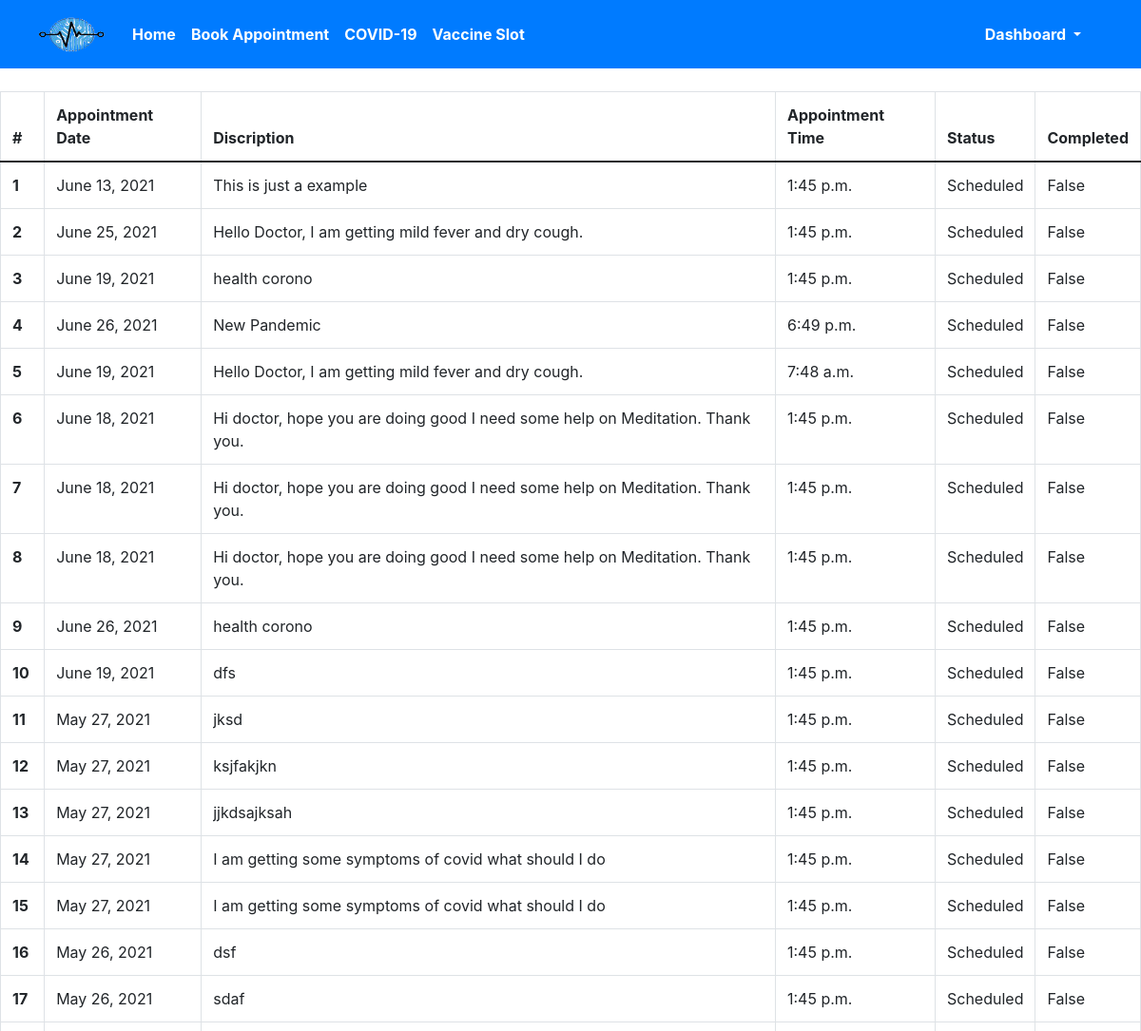
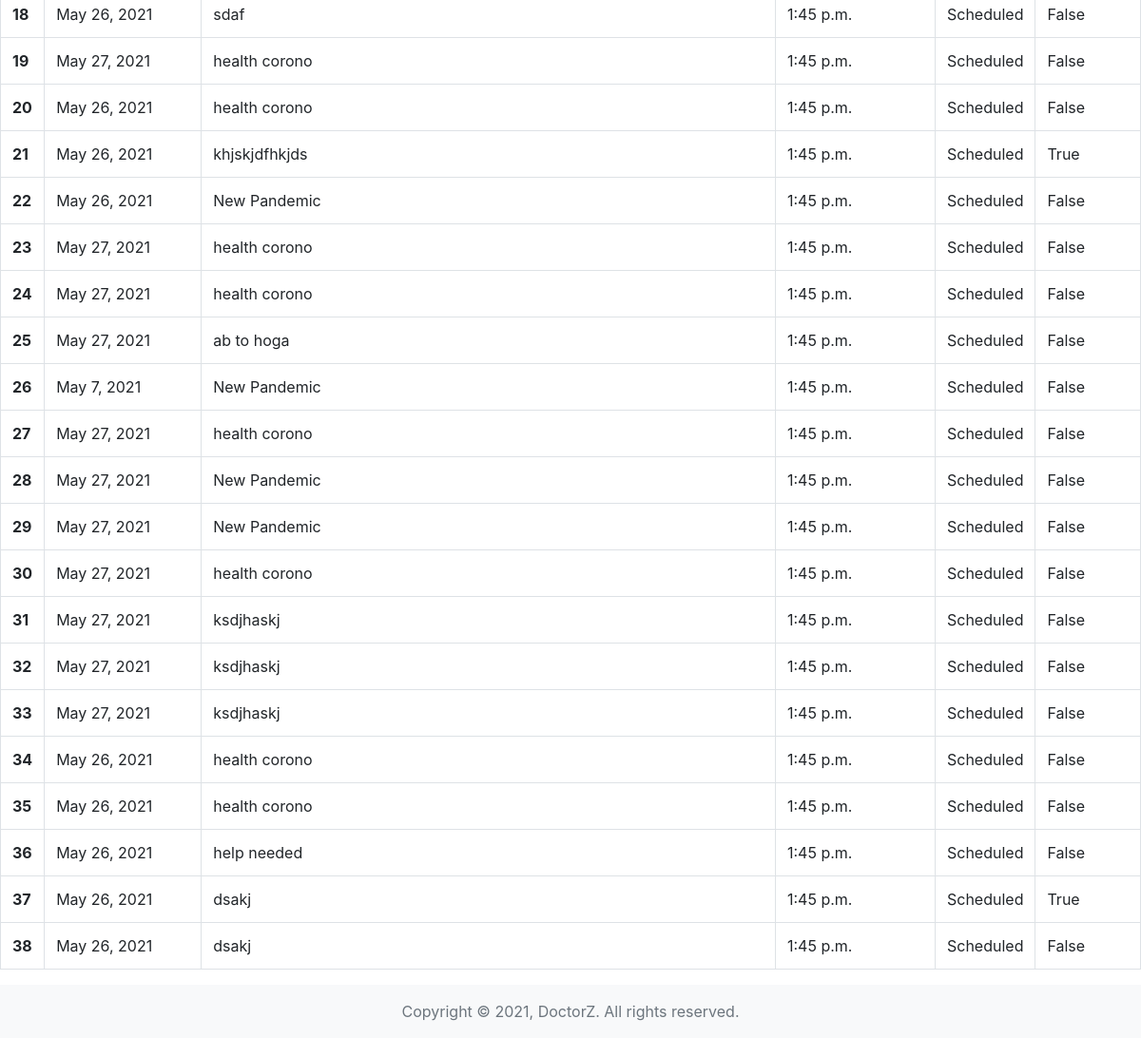
/booked-sessions (signed in), run on the app's committed database (2 pictures, top to bottom).
### home/models.py (models this page shows, shortened)
class Service(models.Model):
    user = models.ForeignKey(settings.AUTH_USER_MODEL, on_delete=models.CASCADE)
    time = models.TimeField()
    appointmentDate = models.DateField()
    discription = models.TextField(max_length=255, blank=True)
    appointmentType = models.TextField(max_length=100, blank=True)
    status = models.TextField(max_length=30, default="Scheduled")
    completed = models.BooleanField(default=False)

### home/views.py (the view, shortened to what this page needs)
# urls.py: path('booked-sessions',views.service, name="booked-sessions"),
def service(request):
    if request.method == 'GET':
        services = list(Service.objects.values().filter(user=request.user))
        return render(request, 'service.html',{'services':services})

### templates/service.html (shortened to what this page needs)
{% extends "base.html" %} {% block title %}Services{% endblock title %} {% block body %}
<br>
<table class="table table-bordered">
    <thead>
        <tr>
            <th scope="col">#</th>
            <th scope="col">Appointment Date</th>
            <th scope="col">Discription</th>
            <th scope="col">Appointment Time</th>
            <th scope="col">Status</th>
            <th scope="col">Completed</th>
        </tr>
    </thead>
    <tbody>
        {% for service in services reversed %}
        <tr>
            <th scope="row">{{forloop.counter}}</th>
            <td>{{service.appointmentDate}}</td>
            <td>{{service.discription}}</td>
            <td>{{service.time}}</td>
            <td>{{service.status}}</td>
            <td>{{service.completed}}</td>
        </tr>
        {% endfor %}
    </tbody>
</table>
{% endblock body %}

### templates/base.html (style rules this page uses)
* { margin: 0; padding: 0; box-sizing: border-box; }
html { height: 100%; }
body { min-height: 100%; }

### data on the page
Service: appointmentDate "June 13, 2021", discription "This is just a example", time "1:45 p.m.", status "Scheduled", completed "False"
Service: appointmentDate "June 25, 2021", discription "Hello Doctor, I am getting mild fever and dry cough.", time "1:45 p.m.", status "Scheduled", completed "False"
Service: appointmentDate "June 19, 2021", discription "health corono", time "1:45 p.m.", status "Scheduled", completed "False"
Service: appointmentDate "June 26, 2021", discription "New Pandemic", time "6:49 p.m.", status "Scheduled", completed "False"
Service: appointmentDate "June 19, 2021", discription "Hello Doctor, I am getting mild fever and dry cough.", time "7:48 a.m.", status "Scheduled", completed "False"
Service: appointmentDate "June 18, 2021", discription "Hi doctor, hope you are doing good I need some help on Meditation. Thank you.", time "1:45 p.m.", status "Scheduled", completed "False"
Service: appointmentDate "June 18, 2021", discription "Hi doctor, hope you are doing good I need some help on Meditation. Thank you.", time "1:45 p.m.", status "Scheduled", completed "False"
Service: appointmentDate "June 18, 2021", discription "Hi doctor, hope you are doing good I need some help on Meditation. Thank you.", time "1:45 p.m.", status "Scheduled", completed "False"
Service: appointmentDate "June 26, 2021", discription "health corono", time "1:45 p.m.", status "Scheduled", completed "False"
Service: appointmentDate "June 19, 2021", discription "dfs", time "1:45 p.m.", status "Scheduled", completed "False"
Service: appointmentDate "May 27, 2021", discription "jksd", time "1:45 p.m.", status "Scheduled", completed "False"
Service: appointmentDate "May 27, 2021", discription "ksjfakjkn", time "1:45 p.m.", status "Scheduled", completed "False"
Service: appointmentDate "May 27, 2021", discription "jjkdsajksah", time "1:45 p.m.", status "Scheduled", completed "False"
Service: appointmentDate "May 27, 2021", discription "I am getting some symptoms of covid what should I do", time "1:45 p.m.", status "Scheduled", completed "False"
Service: appointmentDate "May 27, 2021", discription "I am getting some symptoms of covid what should I do", time "1:45 p.m.", status "Scheduled", completed "False"
Service: appointmentDate "May 26, 2021", discription "dsf", time "1:45 p.m.", status "Scheduled", completed "False"
Service: appointmentDate "May 26, 2021", discription "sdaf", time "1:45 p.m.", status "Scheduled", completed "False"
Service: appointmentDate "May 26, 2021", discription "sdaf", time "1:45 p.m.", status "Scheduled", completed "False"
Service: appointmentDate "May 27, 2021", discription "health corono", time "1:45 p.m.", status "Scheduled", completed "False"
Service: appointmentDate "May 26, 2021", discription "health corono", time "1:45 p.m.", status "Scheduled", completed "False"
Service: appointmentDate "May 26, 2021", discription "khjskjdfhkjds", time "1:45 p.m.", status "Scheduled", completed "True"
Service: appointmentDate "May 26, 2021", discription "New Pandemic", time "1:45 p.m.", status "Scheduled", completed "False"
Service: appointmentDate "May 27, 2021", discription "health corono", time "1:45 p.m.", status "Scheduled", completed "False"
Service: appointmentDate "May 27, 2021", discription "health corono", time "1:45 p.m.", status "Scheduled", completed "False"
Service: appointmentDate "May 27, 2021", discription "ab to hoga", time "1:45 p.m.", status "Scheduled", completed "False"
Service: appointmentDate "May 7, 2021", discription "New Pandemic", time "1:45 p.m.", status "Scheduled", completed "False"
Service: appointmentDate "May 27, 2021", discription "health corono", time "1:45 p.m.", status "Scheduled", completed "False"
Service: appointmentDate "May 27, 2021", discription "New Pandemic", time "1:45 p.m.", status "Scheduled", completed "False"
Service: appointmentDate "May 27, 2021", discription "New Pandemic", time "1:45 p.m.", status "Scheduled", completed "False"
Service: appointmentDate "May 27, 2021", discription "health corono", time "1:45 p.m.", status "Scheduled", completed "False"
Service: appointmentDate "May 27, 2021", discription "ksdjhaskj", time "1:45 p.m.", status "Scheduled", completed "False"
Service: appointmentDate "May 27, 2021", discription "ksdjhaskj", time "1:45 p.m.", status "Scheduled", completed "False"
Service: appointmentDate "May 27, 2021", discription "ksdjhaskj", time "1:45 p.m.", status "Scheduled", completed "False"
Service: appointmentDate "May 26, 2021", discription "health corono", time "1:45 p.m.", status "Scheduled", completed "False"
Service: appointmentDate "May 26, 2021", discription "health corono", time "1:45 p.m.", status "Scheduled", completed "False"
Service: appointmentDate "May 26, 2021", discription "help needed", time "1:45 p.m.", status "Scheduled", completed "False"
Service: appointmentDate "May 26, 2021", discription "dsakj", time "1:45 p.m.", status "Scheduled", completed "True"
Service: appointmentDate "May 26, 2021", discription "dsakj", time "1:45 p.m.", status "Scheduled", completed "False"
